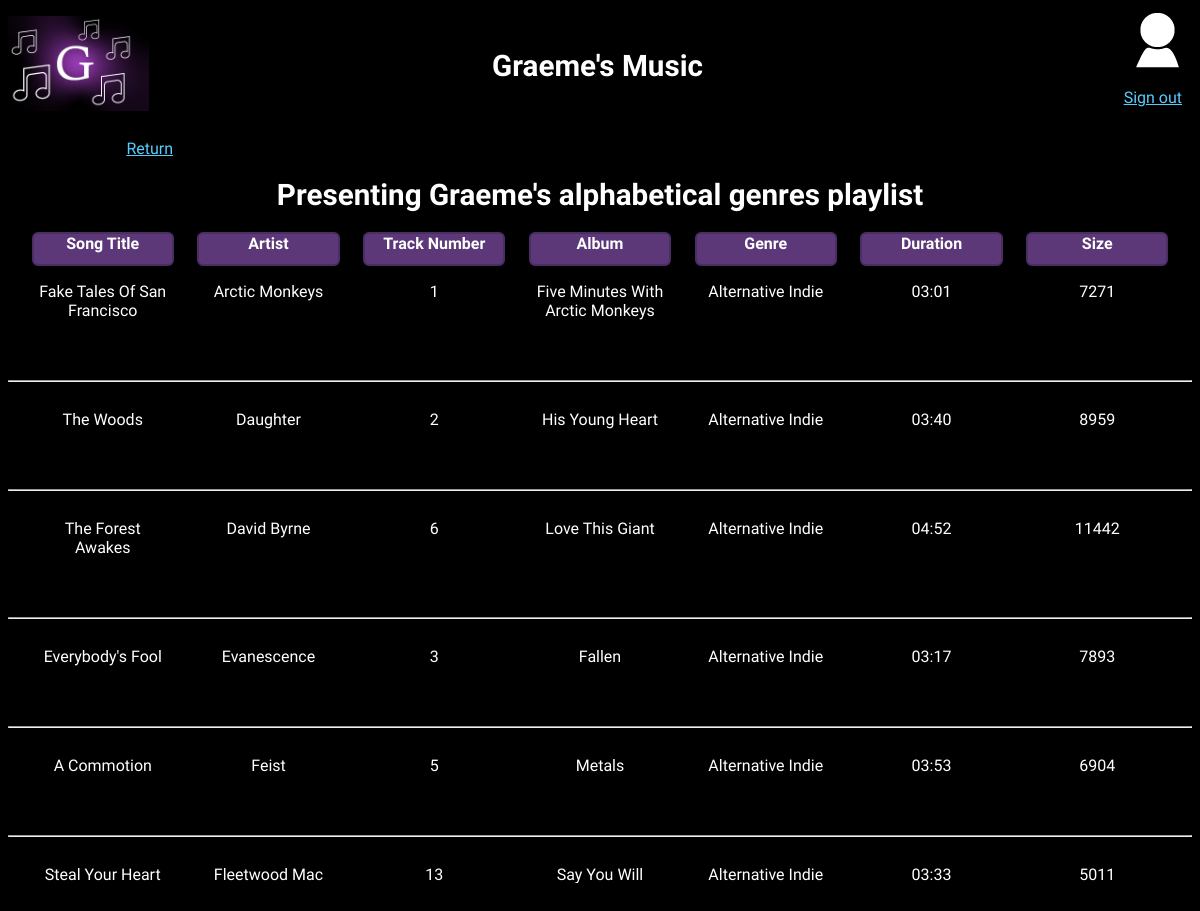
The app's page /playlist2.php (signed in) with its own data.
### tables this page shows
CREATE TABLE `graeme_music_main` (
  `song_id` smallint unsigned NOT NULL AUTO_INCREMENT,
  `file_name` varchar(90) NOT NULL,
  `title` varchar(90) NOT NULL,
  `track_number` tinyint unsigned NOT NULL,
  `duration` char(5) NOT NULL,
  `size` int unsigned NOT NULL,
  `album_id` smallint unsigned NOT NULL,
  PRIMARY KEY (`song_id`),
  KEY `song_id` (`song_id`),
  KEY `album_id` (`album_id`),
  CONSTRAINT `graeme_music_main_ibfk_1` FOREIGN KEY (`album_id`) REFERENCES `graeme_music_album` (`album_id`) ON DELETE CASCADE ON UPDATE CASCADE
);

CREATE TABLE `graeme_music_artist` (
  `artist_id` smallint unsigned NOT NULL AUTO_INCREMENT,
  `artist` varchar(35) NOT NULL,
  PRIMARY KEY (`artist_id`),
  KEY `artist_id` (`artist_id`)
);

CREATE TABLE `graeme_music_album` (
  `album_id` smallint unsigned NOT NULL AUTO_INCREMENT,
  `album` varchar(60) NOT NULL,
  PRIMARY KEY (`album_id`),
  KEY `album_id` (`album_id`)
);

CREATE TABLE `graeme_music_genre` (
  `genre_id` smallint unsigned NOT NULL AUTO_INCREMENT,
  `genre` varchar(30) NOT NULL,
  PRIMARY KEY (`genre_id`),
  KEY `genre_id` (`genre_id`)
);

### playlist2.php (the view, shortened to what this page needs)
<!DOCTYPE html>
<html lang="en">
	<head>
		<link rel="stylesheet" href="css/style.css">
	</head>
	<body>
		<div class="header">
			<div class="logo">
				<a href="index.php"><img src="images/graeme_music_logo_v2.png" alt="Goes to the main page"></a>
			</div>
			<div class="header_text">
				<h1>Graeme's Music</h1>
			</div>
			<div class="user_info">
				<img src="images/graeme_user_icon_v2.png" alt="User Info">
				<p><a href="sign_out.php">Sign out</a></p>
			</div>
		</div>
		<div class="playlist_container">
			<p class="return_link"><a href="index.php">Return</a></p>
			<h1>Presenting Graeme's alphabetical genres playlist</h1>
			<div class="field_headings_desktop">
				<div class="heading_box"><h3>Song Title</h3></div>
				<div class="heading_box"><h3>Artist</h3></div>
				<div class="heading_box"><h3>Track Number</h3></div>
				<div class="heading_box"><h3>Album</h3></div>
				<div class="heading_box"><h3>Genre</h3></div>
				<div class="heading_box"><h3>Duration</h3></div>
				<div class="heading_box"><h3>Size</h3></div>
			</div>
			<?php
			require "13CSI_Graeme_Music_Assessment_mysqli.php";
			$query = "SELECT m.song_id, m.file_name, m.title, m.track_number, m.duration, m.size, al.album, ar.artist, g.genre
			FROM graeme_music_main AS m
			JOIN graeme_music_album AS al ON m.album_id = al.album_id
			JOIN graeme_music_main_to_artist AS mta ON m.song_id = mta.song_id
			JOIN graeme_music_artist AS ar ON mta.artist_id = ar.artist_id
			JOIN graeme_music_main_to_genre AS mtg ON m.song_id = mtg.song_id
			JOIN graeme_music_genre AS g ON mtg.genre_id = g.genre_id
			ORDER BY g.genre ASC, ar.artist ASC";
			$result = mysqli_query($conn,$query);
			while($output=mysqli_fetch_array($result)) {
			?>
			<div class="field_data_desktop">
				<div class="data_box"><p><?php echo $output['title'];?></p></div>
				<div class="data_box"><p><?php echo $output['artist'];?></p></div>
				<div class="data_box"><p><?php echo $output['track_number'];?></p></div>
				<div class="data_box"><p><?php echo $output['album'];?></p></div>
				<div class="data_box"><p><?php echo $output['genre'];?></p></div>
				<div class="data_box"><p><?php echo $output['duration'];?></p></div>
				<div class="data_box"><p><?php echo $output['size'];?></p></div>
			</div>
			<br>
			<br>
			<hr>
			<?php
			}
			?>
		</div>
	</body>
</html>

### css/style.css (style rules this page uses)
p { color: #fff; padding-left: 5px; padding-right: 5px; font-size: 1em; font-family: "Nanum Gothic", sans-serif; font-weight: 400; font-style: normal; }
h1 { color: #fff; text-align: center; font-size: 1.85em; font-family: "REM", sans-serif; font-weight: bold; font-style: normal; }
h3 { color: #fff; text-align: center; margin: 0 auto; font-size: 1em; font-family: "REM", sans-serif; font-weight: bold; font-style: normal; }
.return_link { padding-left: 10%; }
a:link { color: #57cdff; }
body { background: #000; }
.header { width: 100%; height: 100%; max-height: 200px; position: relative; display: flex; flex-flow: row nowrap; justify-content: start; align-items: center; background: #000; overflow: hidden; }
.logo { flex: 20%; }
.logo img { max-width: clamp(100px, 60%, 300px); height: auto; }
.header_text { flex: 60%; text-align: center; }
.user_info { flex: 20%; float: right; text-align: right; padding-right: 5px; }
.playlist_container, .search_container { max-height: 760px; height: 100%; overflow: scroll; overflow-x: hidden; }
.field_headings_desktop { display: none; }
@media only screen and (min-width: 801px) { .field_headings_desktop { width: 100%; display: grid; grid-gap: 2%; grid-template-columns: 12% 12% 12% 12% 12% 12% 12%; grid-template-rows: 26px; padding-bottom: 4px; justify-content: center; } }
.heading_box { border: 2px solid #4a2e61; border-radius: 6px; text-align: center; background-color: #5c3878; height: 30px; }
.field_data_desktop { display: none; }
@media only screen and (min-width: 801px) { .field_data_desktop { width: 100%; display: grid; grid-gap: 2%; grid-template-columns: 12% 12% 12% 12% 12% 12% 12%; grid-template-rows: auto; padding-top: 4px; justify-content: center; } }
.data_box { text-align: center; height: auto; }

### records on screen
graeme_music_main: title "Fake Tales Of San Francisco", graeme_music_artist.artist "Arctic Monkeys", track_number "1", album.album "Five Minutes With Arctic Monkeys", graeme_music_genre.genre "Alternative Indie", duration "03:01", size "7271"
graeme_music_main: title "The Woods", graeme_music_artist.artist "Daughter", track_number "2", album.album "His Young Heart", graeme_music_genre.genre "Alternative Indie", duration "03:40", size "8959"
graeme_music_main: title "The Forest Awakes", graeme_music_artist.artist "David Byrne", track_number "6", album.album "Love This Giant", graeme_music_genre.genre "Alternative Indie", duration "04:52", size "11442"
graeme_music_main: title "Everybody's Fool", graeme_music_artist.artist "Evanescence", track_number "3", album.album "Fallen", graeme_music_genre.genre "Alternative Indie", duration "03:17", size "7893"
graeme_music_main: title "A Commotion", graeme_music_artist.artist "Feist", track_number "5", album.album "Metals", graeme_music_genre.genre "Alternative Indie", duration "03:53", size "6904"
graeme_music_main: title "Steal Your Heart…", graeme_music_artist.artist "Fleetwood Mac", track_number "13", album.album "Say You Will", graeme_music_genre.genre "Alternative Indie", duration "03:33", size "5011"
